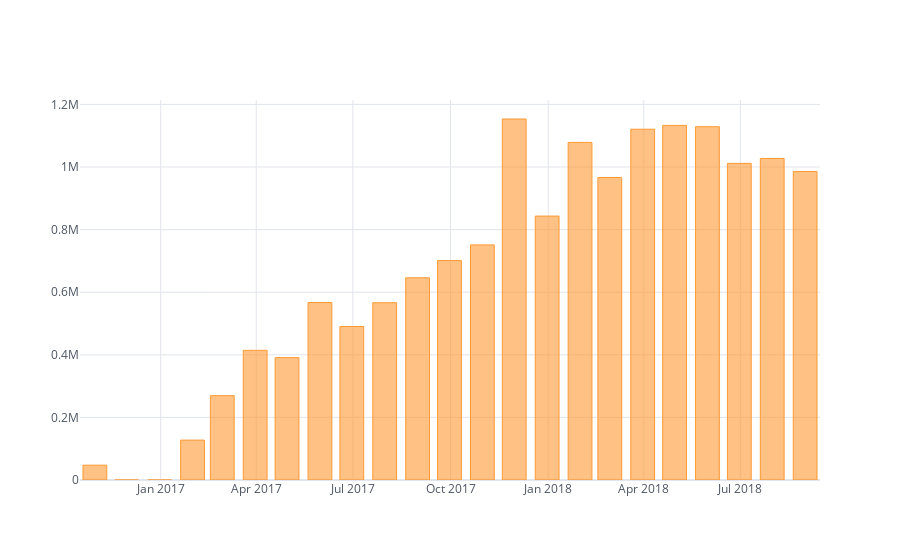

Notebook code cell kept with this figure:
### Code cell
merged_order_month_sum.iplot(kind='bar', theme='white')

### Figure 1 — Plotly figure (JSON) as saved in the notebook; plotly's stock layout.template omitted (floating-point values rounded to 4 significant figures)
{"data": [{"marker": {"color": "rgba(255, 153, 51, 0.6)", "line": {"color": "rgba(255, 153, 51, 1.0)", "width": 1}}, "name": "payment_value", "orientation": "v", "text": "", "type": "bar", "x": ["2016-10-31", "2016-11-30", "2016-12-31", "2017-01-31", "2017-02-28", "2017-03-31", "2017-04-30", "2017-05-31", "2017-06-30", "2017-07-31", "2017-08-31", "2017-09-30", "2017-10-31", "2017-11-30", "2017-12-31", "2018-01-31", "2018-02-28", "2018-03-31", "2018-04-30", "2018-05-31", "2018-06-30", "2018-07-31", "2018-08-31"], "y": [47270.0, 0, 19.62, 127400.0, 269500.0, 414400.0, 391000.0, 566900.0, 490200.0, 566400.0, 646000.0, 701000.0, 751100.0, 1153000.0, 843200.0, 1079000.0, 966600.0, 1120678, 1133000.0, 1129000.0, 1012000.0, 1027000.0, 985400.0]}], "layout": {"legend": {"bgcolor": "#FFFFFF", "font": {"color": "#4D5663"}}, "paper_bgcolor": "#FFFFFF", "plot_bgcolor": "#FFFFFF", "title": {"font": {"color": "#4D5663"}}, "xaxis": {"gridcolor": "#E1E5ED", "showgrid": true, "tickfont": {"color": "#4D5663"}, "title": {"font": {"color": "#4D5663"}, "text": ""}, "zerolinecolor": "#E1E5ED"}, "yaxis": {"gridcolor": "#E1E5ED", "showgrid": true, "tickfont": {"color": "#4D5663"}, "title": {"font": {"color": "#4D5663"}, "text": ""}, "zerolinecolor": "#E1E5ED"}}}
